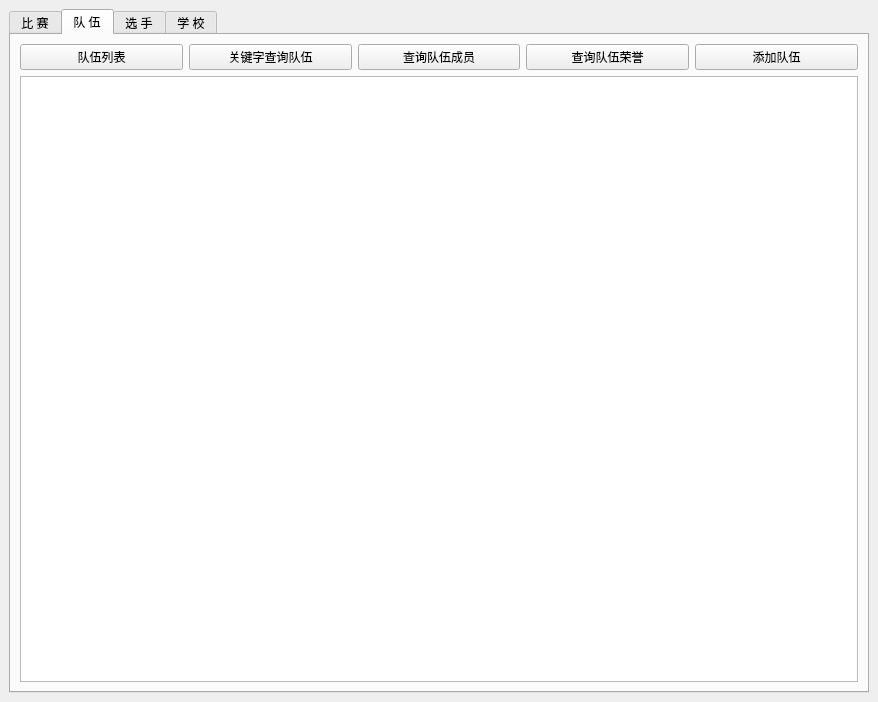
<?xml version="1.0" encoding="UTF-8"?>
<ui version="4.0">
 <class>MainWindow</class>
 <widget class="QMainWindow" name="MainWindow">
  <property name="enabled">
   <bool>true</bool>
  </property>
  <property name="geometry">
   <rect>
    <x>0</x>
    <y>0</y>
    <width>878</width>
    <height>702</height>
   </rect>
  </property>
  <property name="windowTitle">
   <string>MainWindow</string>
  </property>
  <widget class="QWidget" name="central_widget">
   <layout class="QVBoxLayout" name="widgetLayout">
    <item>
     <widget class="QTabWidget" name="tabWidget">
      <property name="currentIndex">
       <number>1</number>
      </property>
      <property name="tabBarAutoHide">
       <bool>true</bool>
      </property>
      <widget class="QWidget" name="Competition_tab">
       <property name="enabled">
        <bool>true</bool>
       </property>
       <attribute name="title">
        <string>比 赛</string>
       </attribute>
       <layout class="QVBoxLayout" name="CompetitionLayout">
        <item>
         <layout class="QHBoxLayout" name="competition_Layout">
          <item>
           <widget class="QPushButton" name="Competition_list">
            <property name="text">
             <string>比赛列表</string>
            </property>
           </widget>
          </item>
          <item>
           <widget class="QPushButton" name="Competition_search">
            <property name="maximumSize">
             <size>
              <width>16777215</width>
              <height>28</height>
             </size>
            </property>
            <property name="text">
             <string>关键字查询比赛</string>
            </property>
           </widget>
          </item>
          <item>
           <widget class="QPushButton" name="Competition_result">
            <property name="text">
             <string>查询比赛结果</string>
            </property>
           </widget>
          </item>
          <item>
           <widget class="QPushButton" name="Competition_insert">
            <property name="text">
             <string>添加比赛</string>
            </property>
           </widget>
          </item>
          <item>
           <widget class="QPushButton" name="Participate_in_insert">
            <property name="text">
             <string>添加比赛记录</string>
            </property>
           </widget>
          </item>
         </layout>
        </item>
        <item>
         <widget class="QTableView" name="Competition_table"/>
        </item>
       </layout>
      </widget>
      <widget class="QWidget" name="Team_tab">
       <attribute name="title">
        <string>队 伍</string>
       </attribute>
       <layout class="QVBoxLayout" name="TeamLayout">
        <item>
         <layout class="QHBoxLayout" name="Team_Layout">
          <item>
           <widget class="QPushButton" name="Team_list">
            <property name="text">
             <string>队伍列表</string>
            </property>
           </widget>
          </item>
          <item>
           <widget class="QPushButton" name="Team_search">
            <property name="maximumSize">
             <size>
              <width>16777215</width>
              <height>28</height>
             </size>
            </property>
            <property name="text">
             <string>关键字查询队伍</string>
            </property>
           </widget>
          </item>
          <item>
           <widget class="QPushButton" name="Team_search_players">
            <property name="text">
             <string>查询队伍成员</string>
            </property>
           </widget>
          </item>
          <item>
           <widget class="QPushButton" name="Team_search_participate_in">
            <property name="text">
             <string>查询队伍荣誉</string>
            </property>
           </widget>
          </item>
          <item>
           <widget class="QPushButton" name="Team_insert">
            <property name="text">
             <string>添加队伍</string>
            </property>
           </widget>
          </item>
         </layout>
        </item>
        <item>
         <widget class="QTableView" name="Team_table"/>
        </item>
       </layout>
      </widget>
      <widget class="QWidget" name="Players_tab">
       <attribute name="title">
        <string>选 手</string>
       </attribute>
       <layout class="QVBoxLayout" name="verticalLayout_2">
        <item>
         <layout class="QVBoxLayout" name="verticalLayout">
          <item>
           <layout class="QHBoxLayout" name="horizontalLayout">
            <item>
             <widget class="QPushButton" name="Players_list">
              <property name="text">
               <string>选手列表</string>
              </property>
             </widget>
            </item>
            <item>
             <widget class="QPushButton" name="Players_search">
              <property name="maximumSize">
               <size>
                <width>16777215</width>
                <height>28</height>
               </size>
              </property>
              <property name="text">
               <string>关键字查询选手</string>
              </property>
             </widget>
            </item>
            <item>
             <widget class="QPushButton" name="Players_info">
              <property name="text">
               <string>精准查询选手</string>
              </property>
             </widget>
            </item>
            <item>
             <widget class="QPushButton" name="Players_participate_in">
              <property name="text">
               <string>查询选手荣誉</string>
              </property>
             </widget>
            </item>
            <item>
             <widget class="QPushButton" name="Players_insert">
              <property name="text">
               <string>添加选手</string>
              </property>
             </widget>
            </item>
           </layout>
          </item>
          <item>
           <widget class="QTableView" name="Players_table"/>
          </item>
         </layout>
        </item>
       </layout>
      </widget>
      <widget class="QWidget" name="Schools_tab">
       <attribute name="title">
        <string>学 校</string>
       </attribute>
       <layout class="QVBoxLayout" name="SchoolsLayout">
        <item>
         <layout class="QHBoxLayout" name="School_Layout" stretch="0,0,0,0,0,0">
          <property name="spacing">
           <number>7</number>
          </property>
          <property name="sizeConstraint">
           <enum>QLayout::SetDefaultConstraint</enum>
          </property>
          <property name="topMargin">
           <number>0</number>
          </property>
          <property name="rightMargin">
           <number>0</number>
          </property>
          <property name="bottomMargin">
           <number>0</number>
          </property>
          <item>
           <widget class="QPushButton" name="School_List">
            <property name="maximumSize">
             <size>
              <width>16777215</width>
              <height>28</height>
             </size>
            </property>
            <property name="text">
             <string>学校列表</string>
            </property>
           </widget>
          </item>
          <item>
           <widget class="QPushButton" name="School_search">
            <property name="text">
             <string>关键字查询学校</string>
            </property>
           </widget>
          </item>
          <item>
           <widget class="QPushButton" name="School_search_Players">
            <property name="text">
             <string>查询学校选手</string>
            </property>
           </widget>
          </item>
          <item>
           <widget class="QPushButton" name="School_search_Teams">
            <property name="text">
             <string>查询学校队伍</string>
            </property>
           </widget>
          </item>
          <item>
           <widget class="QPushButton" name="School_search_Competitions">
            <property name="text">
             <string>查询学校承办历史</string>
            </property>
           </widget>
          </item>
          <item>
           <widget class="QPushButton" name="School_insert">
            <property name="text">
             <string>添加学校</string>
            </property>
           </widget>
          </item>
         </layout>
        </item>
        <item>
         <widget class="QTableView" name="School_table"/>
        </item>
       </layout>
      </widget>
     </widget>
    </item>
   </layout>
  </widget>
  <action name="actiondd">
   <property name="text">
    <string>dd</string>
   </property>
  </action>
 </widget>
 <resources/>
 <connections/>
</ui>
